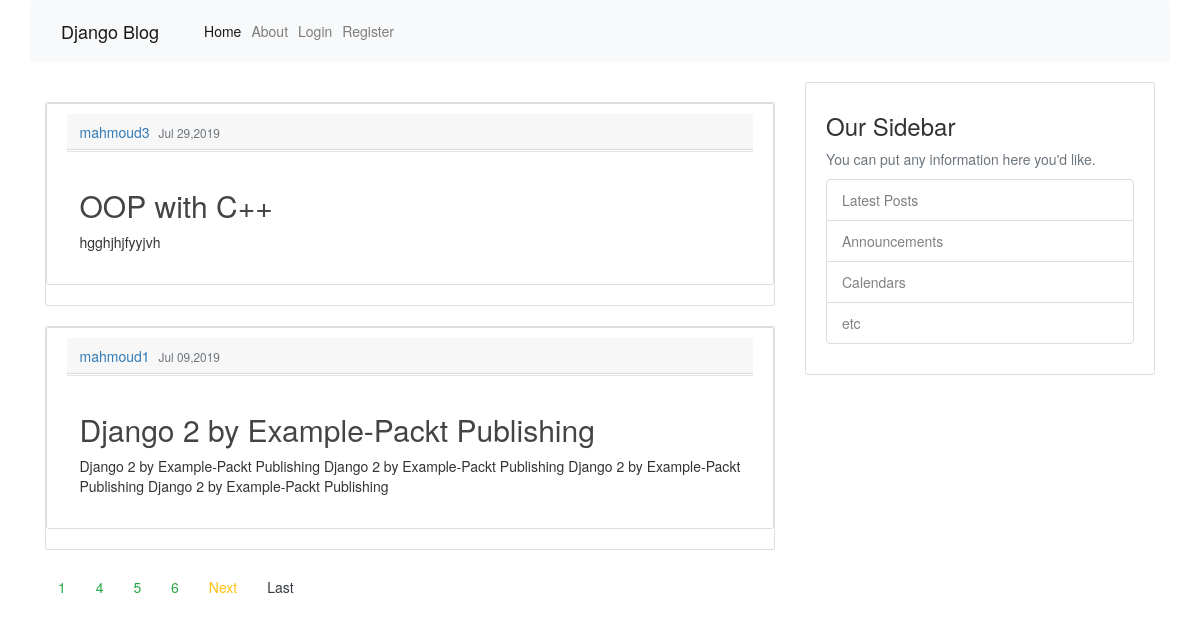
The page / on the database its author committed.
### blog/models.py (models this page shows, shortened)
class Post(models.Model):
    author = models.ForeignKey(User, verbose_name='auther',related_name='instance', on_delete=models.CASCADE)
    title  = models.CharField(max_length=100)
    content = models.TextField()
    date = models.DateTimeField(default=timezone.now)
    def get_absolute_url(self):
        return reverse('post-detail', kwargs={'pk':self.pk})

### blog/views.py (the view)
# urls.py: path('', PostListView.as_view(), name = 'blog-home'),
class PostListView(ListView):
    model = Post
    context_object_name = 'posts'
    template_name = 'index.html'
    ordering = ('-date',)
    paginate_by = 2

### blog/templates/index.html (shortened to what this page needs)
{% extends 'base.html' %}
{% block content %}
<br>
        {% for post in posts %}
        <div class="card">
            <article class="media content-section">
                <div class="media-body">
                  <div class="article-metadata">
                    <div class="card-header">
                      <a class="mr-2" href="{% url 'user-list' post.author.username %}">{{ post.author }}</a>
                      <small class="text-muted">{{ post.date|date:"M d,Y" }}</small>
                    </div>
                  </div>
                  <div class="card-body">
                      <h2><a class="article-title" href="{{ post.get_absolute_url }}">{{ post.title }}</a></h2>
                      <p class="article-content">{{ post.content }}</p>
                </div>
                </div>
            </article>
        </div>
        <br>
        {% endfor %}
        {% if is_paginated %}
          {% for num in page_obj.paginator.page_range %}
          {% if page_obj.number == num %}
            <a class="btn btn-outline-success" href="?page={{num}}">{{num}}</a>
            {% elif num > page_obj.number|add:'-2' and num > page_obj.number|add:'2' %}
            <a class="btn btn-outline-success" href="?page={{num}}">{{num}}</a>
            {% endif %}
          {% endfor %}
          {% if page_obj.has_next %}
            <a class="btn btn-outline-warning" href="?page={{page_obj.next_page_number}}">Next</a>
            <a class="btn btn-outline-dark" href="?page={{page_obj.paginator.num_pages}}">Last</a>
          {% endif %}
          {% endif %}
{% endblock content %}

### static/css/main.css (style rules this page uses)
body { background: #fafafa; color: #333333; margin-top: 5rem; }
h1, h2, h3, h4, h5, h6 { color: #444444; }
.content-section { background: #ffffff; padding: 10px 20px; border: 1px solid #dddddd; border-radius: 3px; margin-bottom: 20px; }
.article-title { color: #444444; }
.article-content { white-space: pre-line; }
.article-metadata { padding-bottom: 1px; margin-bottom: 4px; border-bottom: 1px solid #e3e3e3 }

### rows shown on the page
Post: author "mahmoud3", date "Jul 29,2019", title "OOP with C++", content "hgghjhjfyyjvh"
Post: author "mahmoud1", date "Jul 09,2019", title "Django 2 by Example-Packt Publishing", content "Django 2 by Example-Packt Publishing Django 2 by Example-Packt Publishing Django 2 by Example-Packt Publishing Django 2 by Example-Packt Publishing"

### other values the page prints
{{ num }} "1"
{{ num }} "4" "5" "6"
